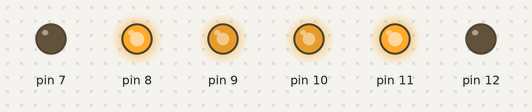
The sketch below on a simulated Arduino Uno, built with avr-gcc and run on an emulated ATmega328P. Shown: output pins drawn as LEDs (lit = HIGH).

Above: at 0.1 s.
At 2.1 s:
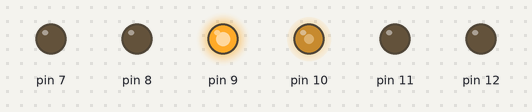
At 8.1 s:
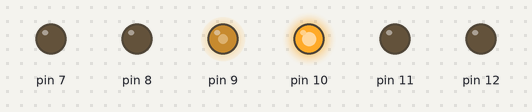
Timing chart, 0 to 9.6 s (numbered marks = the images above):
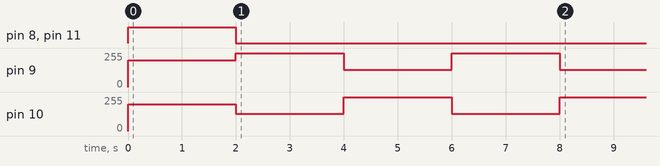

The sketch:

story_05.ino
```cpp
void setup()
{
  pinMode(12, OUTPUT);
  pinMode(11, OUTPUT);
  pinMode(10, OUTPUT);
  pinMode(9, OUTPUT);
  pinMode(8, OUTPUT);
  pinMode(7, OUTPUT);
}

void forward() {
  digitalWrite(11, HIGH);
  digitalWrite(12, LOW);
  digitalWrite(8, HIGH);
  digitalWrite(7, LOW);
  analogWrite(10, 200);
  analogWrite(9, 200);
}
void reverse() {
  digitalWrite(11, LOW);
  digitalWrite(12, HIGH);
  digitalWrite(8, LOW);
  digitalWrite(7, HIGH);
  analogWrite(10, 200);
  analogWrite(9, 200);
}
void stop() {
  digitalWrite(11, LOW);
  digitalWrite(12, LOW);
  digitalWrite(8, LOW);
  digitalWrite(7, LOW);
  analogWrite(10, 200);
  analogWrite(9, 200);
}
void left() {
  digitalWrite(11, LOW);
  digitalWrite(12, LOW);
  digitalWrite(8, LOW);
  digitalWrite(7, LOW);
  analogWrite(10, 130);
  analogWrite(9, 260);
}
void right() {
  digitalWrite(11, LOW);
  digitalWrite(12, LOW);
  digitalWrite(8, LOW);
  digitalWrite(7, LOW);
  analogWrite(10, 260);
  analogWrite(9, 130);
}


void loop()
{
static unsigned long startTime = millis();

unsigned long elapsed = millis() - startTime;
  if (elapsed < 2000) {
    forward();
  }
  else if (elapsed < 4000) {
    left();
  }
  else if (elapsed < 6000) {
    right();
  }
  else if (elapsed < 8000) {
    left();
  }
  else if (elapsed < 10000) {
    right();
  }
} 
```

Measured:
- by itself, pin 8, pin 11: LOW → HIGH at 0.00 s, → LOW 2.0 s later
- by itself, pin 9: 0/255 → 200/255 at 0.00 s, → 255/255 2.0 s later, → 130/255 2.0 s later, → 255/255 2.0 s later, … (5 changes in this stretch)
- by itself, pin 10: 0/255 → 200/255 at 0.00 s, → 130/255 2.0 s later, → 255/255 2.0 s later, → 130/255 2.0 s later, … (5 changes in this stretch)
